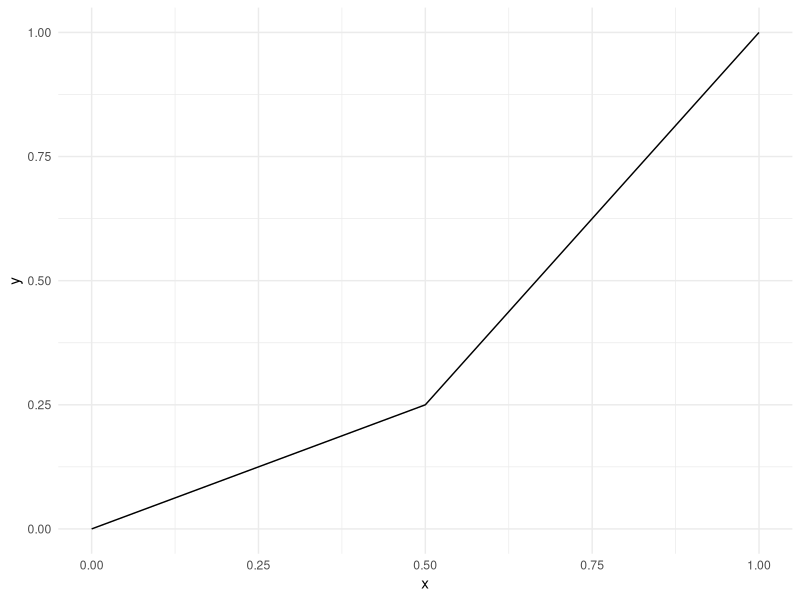

Write R code to recreate this figure.
## ---- chunk 1
library(tidyverse)
## ---- chunk 2
knitr::opts_chunk$set(
  echo = FALSE, message = FALSE,
  warning = FALSE, comment = NULL
)
## ---- chunk 3
output_format <- function(){
  knitr::opts_knit$get("rmarkdown.pandoc.to")
}
## ---- chunk 4
#if(output_format() == "latex") 
#  cat("\\DraftwatermarkOptions{final}")
## ---- chunk 5
pagebreak <- function(){
  if (output_format() == "latex") return("\\pagebreak\n")
  if (output_format() == "html") {
  return(paste(
    '<p style="page-break-after: always;">&nbsp;</p>\n',
    '<p style="page-break-before: always;">&nbsp;</p>\n'
  ))
  }
}
## ---- chunk 6
leerzeile <- function(lines=1){
    if (output_format() == "latex") 
      return(
          paste0("\n\\vspace{",
                  lines*12,
                     "pt}\n")
      )
  if(output_format()=="html")
    return(paste(rep("<br>",lines),collapse=" "))
}
## ---- chunk 7
my_df <- tibble(
  x=seq(0,1,0.5),
  y=x^2
)
my_df |>
  ggplot(aes(x=x,y=y)) +
  geom_line() +
  theme_minimal()
